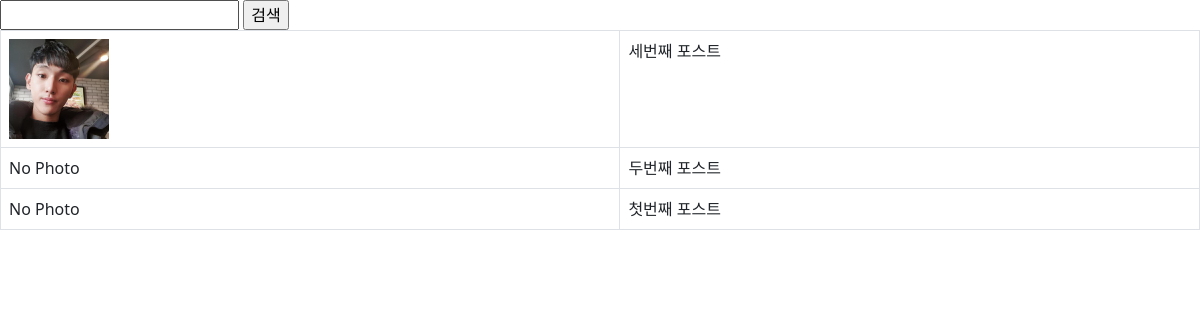
/instagram/, run on the app's committed database.
### instagram/models.py (models this page shows, shortened)
class Post(models.Model):
    author = models.ForeignKey(settings.AUTH_USER_MODEL, on_delete=models.CASCADE,
    related_name='instagram_post_set') # reverse_name을 포기하려면 related_name='+'
    photo = models.ImageField(blank=True, upload_to=uuid_name_upload_to)
    message = models.TextField()
    tag_set = models.ManyToManyField('Tag', blank=True) # ManyToManyField(to, blank)
    is_public = models.BooleanField(default=False, verbose_name='공개여부')
    created_at = models.DateTimeField(auto_now_add=True) # 생성시간
    updated_at = models.DateField(auto_now=True) # 수정시간
    class Meta:
        ordering  = ['-id']

### instagram/views.py (the view)
# urls.py: path('', views.post_list),
def post_list(request):
    qs = Post.objects.all()
    q = request.GET.get('q', '')
    if q:
        qs = qs.filter(message__icontains=q)
    return render(request, 'instagram/post_list.html', {
        'post_list':qs,
        'q':q,
    })

### instagram/templates/instagram/post_list.html (shortened to what this page needs)
<!doctype html>
<html lang="ko">
    <head>
        <link href="https://cdn.jsdelivr.net/npm/bootstrap@5.1.3/dist/css/bootstrap.min.css" rel="stylesheet">
    </head>
    <body>
        <form action="" method="get">
            <input type="text", name="q", value="{{ q }}" />
            <input type="submit", value="검색" />
        </form>
        <table class="table table-bordered table-hover">
            <tbody>
                {% for post in post_list %}
                <tr>
                    <td>
                        {% if post.photo %}
                            <img src = "{{ post.photo.url }}", style="width: 100px;" />
                        {% else %}
                            No Photo
                        {% endif %}
                    </td>
                    <td>
                        {{ post.message }}
                    </td>
                </tr>
                {% endfor %}
            </tbody>
        </table>
    </body>
</html>

### data on the page
Post: photo (picture), message "세번째 포스트"
Post: photo "No Photo", message "두번째 포스트"
Post: photo "No Photo", message "첫번째 포스트"
